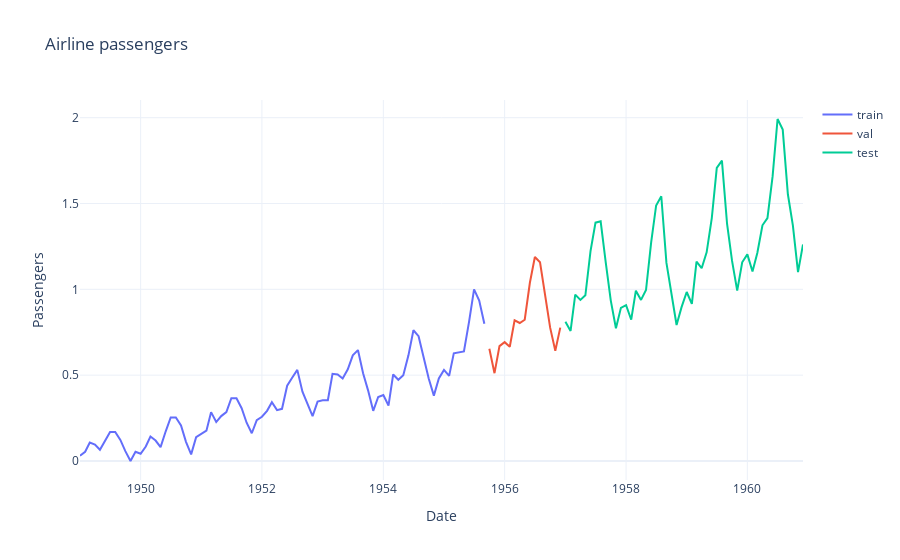

The code cell stored with this chart in its notebook:
### Markdown cell above
We plot the train, validation and test sets with different colors.

### Code cell
ap.plot_tts(train=train, val=val, test=test)
